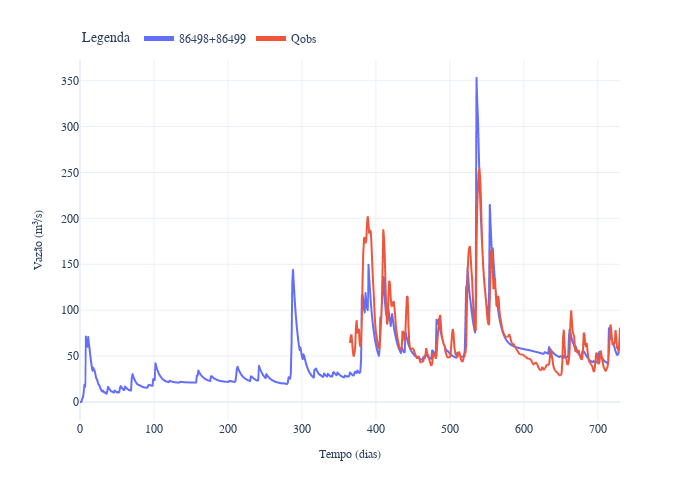

The code cell stored with this chart in its notebook:
### Markdown cell above
Gráfico de vazão na estação de monitoramento 2011 - 2012

### Code cell
df_Qinc['Qobs'] = df_obs['Qobs'].replace(0, float('nan')).dropna()

rcParams['font.family'] = 'serif'
rcParams['font.serif'] = ['CMU Serif']

rcParams['text.usetex'] = True

fig = df_Qinc[['86498+86499', 'Qobs']].plot()

fig.update_layout(legend_title='Legenda', legend=dict(y=1.1, orientation='h', itemsizing='constant'), font_family='CMU Serif', font=dict(size=12))
fig.update_xaxes(title_text='Tempo (dias)', title_font=dict(size=12))
fig.update_yaxes(title_text='Vazão (m³/s)', title_font=dict(size=12))
fig.update_layout(
    legend_title='Legenda',
    legend=dict(y=1.1, orientation='h', itemsizing='constant'),
    font_family='CMU Serif',
    font=dict(size=12),
    width=700,
    height=500
)

fig.show()

### Figure 1 — Plotly figure (JSON) as saved in the notebook; plotly's stock layout.template omitted (floating-point values rounded to 4 significant figures; data arrays with more than 128 entries replaced by an {"elided": "..."} marker saying what was removed)
{"data": [{"hovertemplate": "variable=86498+86499<br>index=%{x}<br>value=%{y}<extra></extra>", "legendgroup": "86498+86499", "line": {"color": "#636efa", "dash": "solid"}, "marker": {"symbol": "circle"}, "mode": "lines", "name": "86498+86499", "showlegend": true, "type": "scattergl", "x": {"elided": "731 int values"}, "xaxis": "x", "y": {"elided": "731 float values"}, "yaxis": "y"}, {"hovertemplate": "variable=Qobs<br>index=%{x}<br>value=%{y}<extra></extra>", "legendgroup": "Qobs", "line": {"color": "#EF553B", "dash": "solid"}, "marker": {"symbol": "circle"}, "mode": "lines", "name": "Qobs", "showlegend": true, "type": "scattergl", "x": {"elided": "731 int values"}, "xaxis": "x", "y": {"elided": "731 float values"}, "yaxis": "y"}], "layout": {"font": {"family": "CMU Serif", "size": 12}, "height": 500, "legend": {"itemsizing": "constant", "orientation": "h", "title": {"text": "Legenda"}, "tracegroupgap": 0, "y": 1.1}, "margin": {"t": 60}, "width": 700, "xaxis": {"anchor": "y", "domain": [0, 1], "title": {"font": {"size": 12}, "text": "Tempo (dias)"}}, "yaxis": {"anchor": "x", "domain": [0, 1], "title": {"font": {"size": 12}, "text": "Vazão (m³/s)"}}}}
